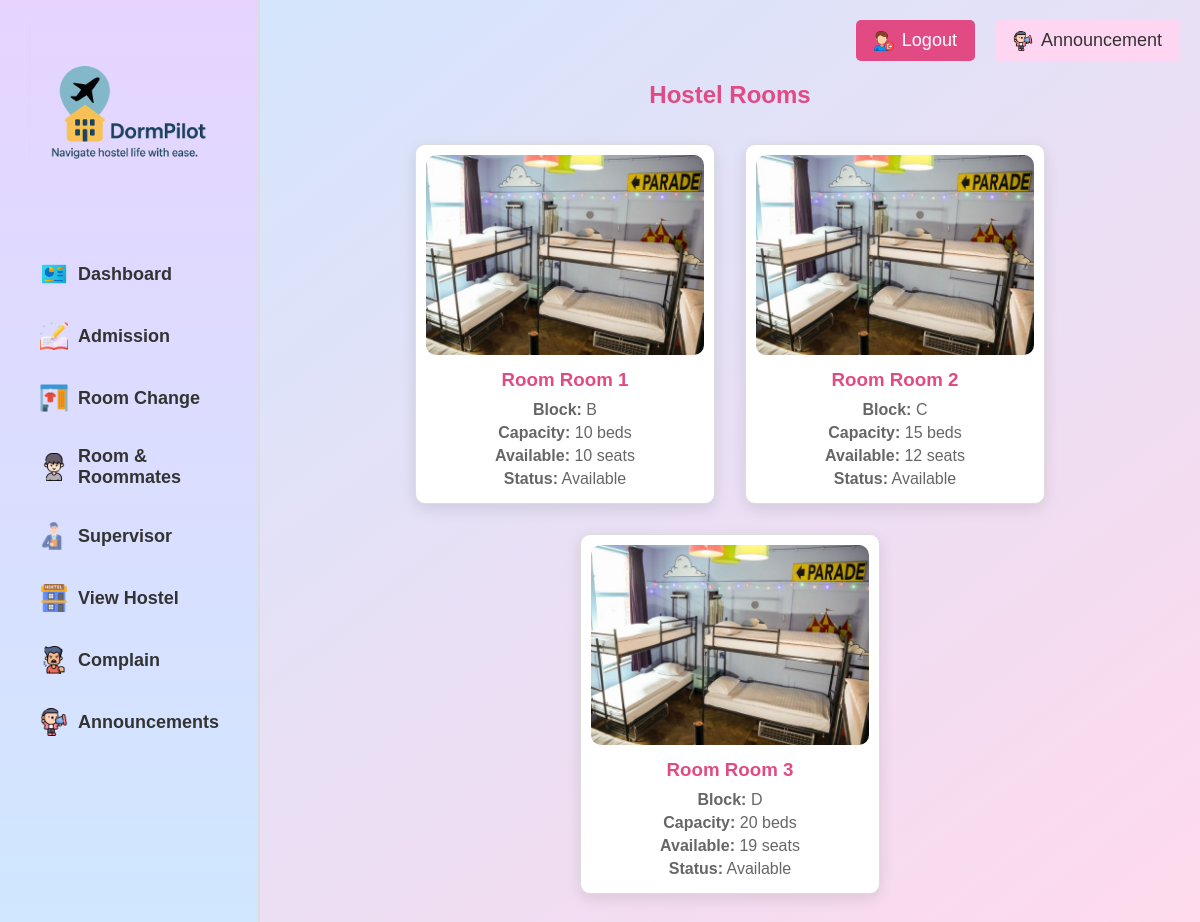
/student_hostel.php (signed in), run on the app's committed database.
### tables this page shows
CREATE TABLE `rooms` (
  `id` int(11) NOT NULL,
  `room_number` varchar(50) NOT NULL,
  `block` varchar(50) DEFAULT NULL,
  `capacity` int(11) NOT NULL,
  `occupancy` int(11) DEFAULT 0,
  `status` varchar(20) DEFAULT 'available',
  `image` varchar(255) DEFAULT NULL,
  `created_at` timestamp NOT NULL DEFAULT current_timestamp()
);

### student_hostel.php (the view, shortened to what this page needs)
<?php
include "db.php";
$rooms_db = $conn->query("SELECT * FROM rooms ORDER BY room_number");
?>
<!DOCTYPE html>
<html lang="en">
<head>
</head>
<body>
<div class="sidebar">
    <img src="logo.png" class="logo" alt="Logo">
    <div class="menu">
        <a href="student_dashboard.php"><img src="icons/dashboard.png" class="menu-icon">Dashboard</a>
        <a href="student_admission.php"><img src="icons/admission.png" class="menu-icon">Admission</a>
        <a href="student_room_change.php"><img src="icons/room.png" class="menu-icon">Room Change</a>
        <a href="student_roommates.php"><img src="icons/profile.png" class="menu-icon">Room & Roommates</a>
        <a href="student_chat.php"><img src="icons/supervisor.png" class="menu-icon">Supervisor</a>
        <a href="student_hostel.php"><img src="icons/hostel.png" class="menu-icon">View Hostel</a>
        <a href="student_complaints.php"><img src="icons/complain.png" class="menu-icon">Complain</a>
        <a href="student_announcements.php"><img src="icons/announcement.png" class="menu-icon">Announcements</a>
    </div>
</div>
<div class="main-content">
    <div class="top-bar">
        <form action="logout.php" method="post" style="margin:0;">
            <button type="submit" class="logout">
                <img src="icons/logout.png" alt="Logout Icon"> Logout
            </button>
        </form>
         <a href="student_announcements.php" class="announcement">
            <img src="icons/announcement.png" alt="Announcement Icon"> Announcement
        </a>
    </div>
    <h2 style="text-align:center; margin-bottom:20px; color:#e24a84;">Hostel Rooms</h2>
    <div class="room-container">
        <?php if($rooms_db && $rooms_db->num_rows > 0): ?>
            <?php while($room = $rooms_db->fetch_assoc()):
                $occupied = $conn->query("SELECT COUNT(*) as count FROM room_assignments WHERE room_id = ".$room["id"])->fetch_assoc()["count"];
                $available = $room["capacity"] - $occupied;
            ?>
            <div class="room-card">
                <?php if($room["image"]): ?>
                <img src="uploads/rooms/<?php echo htmlspecialchars($room["image"]); ?>" alt="Room">
                <?php else: ?>
                <img src="room/room1.jpg" alt="Room">
                <?php endif; ?>
                <h3>Room <?php echo htmlspecialchars($room["room_number"]); ?></h3>
                <p><strong>Block:</strong> <?php echo htmlspecialchars($room["block"] ?? "N/A"); ?></p>
                <p><strong>Capacity:</strong> <?php echo $room["capacity"]; ?> beds</p>
                <p><strong>Available:</strong> <?php echo $available; ?> seats</p>
                <p><strong>Status:</strong> <?php echo $available > 0 ? "Available" : "Full"; ?></p>
            </div>
            <?php endwhile; ?>
        <?php endif; ?>
    </div>
</div>
</body>
</html>

### student_hostel.php (style rules this page uses)
* { box-sizing:border-box; margin:0; padding:0; font-family: Arial; }
body { display:flex; min-height:100vh; background: linear-gradient(to bottom right, #cfe7ff, #ffd9ec); }
.sidebar { width:260px; background: linear-gradient(to bottom, #e6d4ff, #cfe7ff); display:flex; flex-direction:column; align-items:center; padding:20px; border-right:2px solid #ddd; }
.sidebar img.logo { width:200px; height:auto; margin-bottom:20px; }
.sidebar .menu { width:100%; }
.sidebar .menu a { display:flex; align-items:center; padding:14px 20px; color:#333; text-decoration:none; font-weight:bold; font-size:18px; margin:6px 0; border-radius:6px; transition:0.3s; }
.sidebar .menu a img.menu-icon { width:28px; height:28px; margin-right:10px; }
.main-content { flex:1; padding:20px; }
.top-bar { display:flex; justify-content:flex-end; align-items:center; margin-bottom:20px; }
.top-bar .logout, .top-bar .announcement { padding:10px 18px; font-size:18px; border-radius:5px; display:flex; align-items:center; }
.top-bar .logout { background:#e24a84; color:#fff; border:none; margin-right:20px; cursor:pointer; display:flex; align-items:center; }
.top-bar .logout img, .top-bar .announcement img { width:20px; height:20px; margin-right:8px; }
.top-bar .announcement { background:#ffd6f2; display:flex; align-items:center; color:#333; text-decoration:none; }
.room-card { width:300px; border:1px solid #ddd; border-radius:10px; margin:15px; padding:10px; text-align:center; background:#fff; box-shadow:0 5px 15px rgba(0,0,0,0.1); }
.room-card img { width:100%; border-radius:10px; margin-bottom:10px; max-height:200px; object-fit:cover; }
.room-container { display:flex; flex-wrap:wrap; justify-content:center; }
.room-card h3 { color:#e24a84; margin-bottom:10px; }
.room-card p { color:#666; margin:5px 0; }

### data on the page
rooms: room_number "Room 1", block "B", capacity "10", shows "Available"
rooms: room_number "Room 2", block "C", capacity "15", available "12", shows "Available"
rooms: room_number "Room 3", block "D", capacity "20", available "19", shows "Available"
